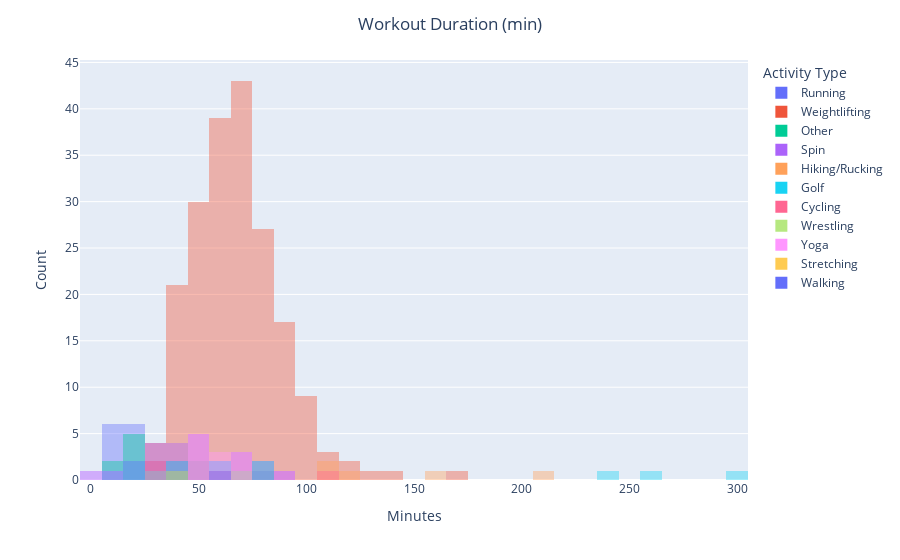

Notebook source saved alongside this figure:
### Markdown cell above
### Workout Duration Hist by Type
> workout_duration() in VisableWhoop

### Code cell
fig = px.histogram(df, x="total_workout_time_min", color="name")

fig.update_traces(overwrite=True, marker={"opacity": 0.4}) 
fig.update_layout(barmode='overlay', title_text='Workout Duration (min)',
                title_x=0.5, xaxis_title="Minutes", yaxis_title="Count",
                legend_title="Activity Type")

fig.show()

### Figure 1 — Plotly figure (JSON) as saved in the notebook; plotly's stock layout.template omitted (floating-point values rounded to 4 significant figures; data arrays with more than 128 entries replaced by an {"elided": "..."} marker saying what was removed)
{"data": [{"alignmentgroup": "True", "bingroup": "x", "hovertemplate": "name=Running<br>total_workout_time_min=%{x}<br>count=%{y}<extra></extra>", "legendgroup": "Running", "marker": {"opacity": 0.4}, "name": "Running", "offsetgroup": "Running", "orientation": "v", "showlegend": true, "type": "histogram", "x": [0.1454, 9.366, 23.93, 22.17, 42.01, 17.85, 8.267, 9.303, 31.03, 27.66, 22.7, 36.02, 23.0, 12.45, 12.84, 10.19, 23.21, 89.47, 75.5, 56.11], "xaxis": "x", "yaxis": "y"}, {"alignmentgroup": "True", "bingroup": "x", "hovertemplate": "name=Weightlifting<br>total_workout_time_min=%{x}<br>count=%{y}<extra></extra>", "legendgroup": "Weightlifting", "marker": {"opacity": 0.4}, "name": "Weightlifting", "offsetgroup": "Weightlifting", "orientation": "v", "showlegend": true, "type": "histogram", "x": {"elided": "198 float values"}, "xaxis": "x", "yaxis": "y"}, {"alignmentgroup": "True", "bingroup": "x", "hovertemplate": "name=Other<br>total_workout_time_min=%{x}<br>count=%{y}<extra></extra>", "legendgroup": "Other", "marker": {"opacity": 0.4}, "name": "Other", "offsetgroup": "Other", "orientation": "v", "showlegend": true, "type": "histogram", "x": [9.771, 43.32, 19.58, 16.02, 16.39, 14.97, 69.32, 20.44, 21.61], "xaxis": "x", "yaxis": "y"}, {"alignmentgroup": "True", "bingroup": "x", "hovertemplate": "name=Spin<br>total_workout_time_min=%{x}<br>count=%{y}<extra></extra>", "legendgroup": "Spin", "marker": {"opacity": 0.4}, "name": "Spin", "offsetgroup": "Spin", "orientation": "v", "showlegend": true, "type": "histogram", "x": [26.98, 55.88, 69.04, 72.47, 83.33, 82.37, 32.11, 88.34, 57.7, 41.92, 34.99, 47.06, 54.06, 51.9, 53.59, 42.08, 41.84, 44.38, 51.56, 67.74, 28.69], "xaxis": "x", "yaxis": "y"}, {"alignmentgroup": "True", "bingroup": "x", "hovertemplate": "name=Hiking/Rucking<br>total_workout_time_min=%{x}<br>count=%{y}<extra></extra>", "legendgroup": "Hiking/Rucking", "marker": {"opacity": 0.4}, "name": "Hiking/Rucking", "offsetgroup": "Hiking/Rucking", "orientation": "v", "showlegend": true, "type": "histogram", "x": [120.6, 160, 105.2, 109.4, 211], "xaxis": "x", "yaxis": "y"}, {"alignmentgroup": "True", "bingroup": "x", "hovertemplate": "name=Golf<br>total_workout_time_min=%{x}<br>count=%{y}<extra></extra>", "legendgroup": "Golf", "marker": {"opacity": 0.4}, "name": "Golf", "offsetgroup": "Golf", "orientation": "v", "showlegend": true, "type": "histogram", "x": [76.7, 81.52, 69.5, 62.89, 33.47, 55.87, 45.09, 40.71, 260, 300, 47.6, 240, 41.18], "xaxis": "x", "yaxis": "y"}, {"alignmentgroup": "True", "bingroup": "x", "hovertemplate": "name=Cycling<br>total_workout_time_min=%{x}<br>count=%{y}<extra></extra>", "legendgroup": "Cycling", "marker": {"opacity": 0.4}, "name": "Cycling", "offsetgroup": "Cycling", "orientation": "v", "showlegend": true, "type": "histogram", "x": [106.3, 52.07, 57.25, 47.7, 70.01, 32.12, 34.33], "xaxis": "x", "yaxis": "y"}, {"alignmentgroup": "True", "bingroup": "x", "hovertemplate": "name=Wrestling<br>total_workout_time_min=%{x}<br>count=%{y}<extra></extra>", "legendgroup": "Wrestling", "marker": {"opacity": 0.4}, "name": "Wrestling", "offsetgroup": "Wrestling", "orientation": "v", "showlegend": true, "type": "histogram", "x": [34.33, 73.04], "xaxis": "x", "yaxis": "y"}, {"alignmentgroup": "True", "bingroup": "x", "hovertemplate": "name=Yoga<br>total_workout_time_min=%{x}<br>count=%{y}<extra></extra>", "legendgroup": "Yoga", "marker": {"opacity": 0.4}, "name": "Yoga", "offsetgroup": "Yoga", "orientation": "v", "showlegend": true, "type": "histogram", "x": [32.05, 14, 69, 50.01, 74.95, 53.31, 59.06, 53.44, 92, 47.47, 0.1413, 50.76, 55.51, 70.33, 64.25], "xaxis": "x", "yaxis": "y"}, {"alignmentgroup": "True", "bingroup": "x", "hovertemplate": "name=Stretching<br>total_workout_time_min=%{x}<br>count=%{y}<extra></extra>", "legendgroup": "Stretching", "marker": {"opacity": 0.4}, "name": "Stretching", "offsetgroup": "Stretching", "orientation": "v", "showlegend": true, "type": "histogram", "x": [26.9, 35.41], "xaxis": "x", "yaxis": "y"}, {"alignmentgroup": "True", "bingroup": "x", "hovertemplate": "name=Walking<br>total_workout_time_min=%{x}<br>count=%{y}<extra></extra>", "legendgroup": "Walking", "marker": {"opacity": 0.4}, "name": "Walking", "offsetgroup": "Walking", "orientation": "v", "showlegend": true, "type": "histogram", "x": [24.56, 19.44, 28.49, 55.35, 10.26], "xaxis": "x", "yaxis": "y"}], "layout": {"barmode": "overlay", "legend": {"title": {"text": "Activity Type"}, "tracegroupgap": 0}, "margin": {"t": 60}, "title": {"text": "Workout Duration (min)", "x": 0.5}, "xaxis": {"anchor": "y", "domain": [0, 1], "title": {"text": "Minutes"}}, "yaxis": {"anchor": "x", "domain": [0, 1], "title": {"text": "Count"}}}}
